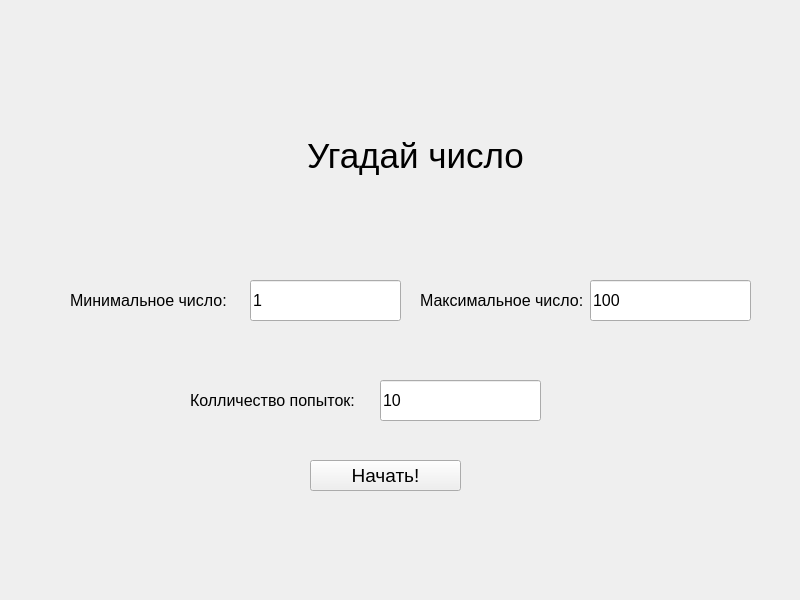
<?xml version="1.0" encoding="UTF-8"?>
<ui version="4.0">
 <class>MainWindow</class>
 <widget class="QMainWindow" name="MainWindow">
  <property name="geometry">
   <rect>
    <x>0</x>
    <y>0</y>
    <width>800</width>
    <height>600</height>
   </rect>
  </property>
  <property name="windowTitle">
   <string>MainWindow</string>
  </property>
  <widget class="QWidget" name="centralwidget">
   <widget class="QLabel" name="label">
    <property name="geometry">
     <rect>
      <x>250</x>
      <y>90</y>
      <width>331</width>
      <height>131</height>
     </rect>
    </property>
    <property name="font">
     <font>
      <pointsize>26</pointsize>
     </font>
    </property>
    <property name="text">
     <string>Угадай число</string>
    </property>
    <property name="alignment">
     <set>Qt::AlignCenter</set>
    </property>
   </widget>
   <widget class="QLabel" name="label_2">
    <property name="geometry">
     <rect>
      <x>70</x>
      <y>290</y>
      <width>161</width>
      <height>20</height>
     </rect>
    </property>
    <property name="font">
     <font>
      <pointsize>12</pointsize>
     </font>
    </property>
    <property name="text">
     <string>Минимальное число:</string>
    </property>
   </widget>
   <widget class="QLabel" name="label_3">
    <property name="geometry">
     <rect>
      <x>190</x>
      <y>390</y>
      <width>181</width>
      <height>21</height>
     </rect>
    </property>
    <property name="font">
     <font>
      <pointsize>12</pointsize>
     </font>
    </property>
    <property name="text">
     <string>Колличество попыток:</string>
    </property>
   </widget>
   <widget class="QLabel" name="label_4">
    <property name="geometry">
     <rect>
      <x>420</x>
      <y>290</y>
      <width>171</width>
      <height>20</height>
     </rect>
    </property>
    <property name="font">
     <font>
      <pointsize>12</pointsize>
     </font>
    </property>
    <property name="text">
     <string>Максимальное число:</string>
    </property>
   </widget>
   <widget class="QLineEdit" name="lineEdit">
    <property name="geometry">
     <rect>
      <x>250</x>
      <y>280</y>
      <width>151</width>
      <height>41</height>
     </rect>
    </property>
    <property name="font">
     <font>
      <pointsize>12</pointsize>
     </font>
    </property>
    <property name="text">
     <string>1</string>
    </property>
   </widget>
   <widget class="QLineEdit" name="lineEdit_2">
    <property name="geometry">
     <rect>
      <x>590</x>
      <y>280</y>
      <width>161</width>
      <height>41</height>
     </rect>
    </property>
    <property name="font">
     <font>
      <pointsize>12</pointsize>
     </font>
    </property>
    <property name="text">
     <string>100</string>
    </property>
   </widget>
   <widget class="QLineEdit" name="lineEdit_3">
    <property name="geometry">
     <rect>
      <x>380</x>
      <y>380</y>
      <width>161</width>
      <height>41</height>
     </rect>
    </property>
    <property name="font">
     <font>
      <pointsize>12</pointsize>
     </font>
    </property>
    <property name="text">
     <string>10</string>
    </property>
   </widget>
   <widget class="QPushButton" name="pushButton">
    <property name="geometry">
     <rect>
      <x>310</x>
      <y>460</y>
      <width>151</width>
      <height>31</height>
     </rect>
    </property>
    <property name="font">
     <font>
      <pointsize>14</pointsize>
     </font>
    </property>
    <property name="text">
     <string>Начать!</string>
    </property>
   </widget>
  </widget>
 </widget>
 <resources/>
 <connections/>
</ui>
